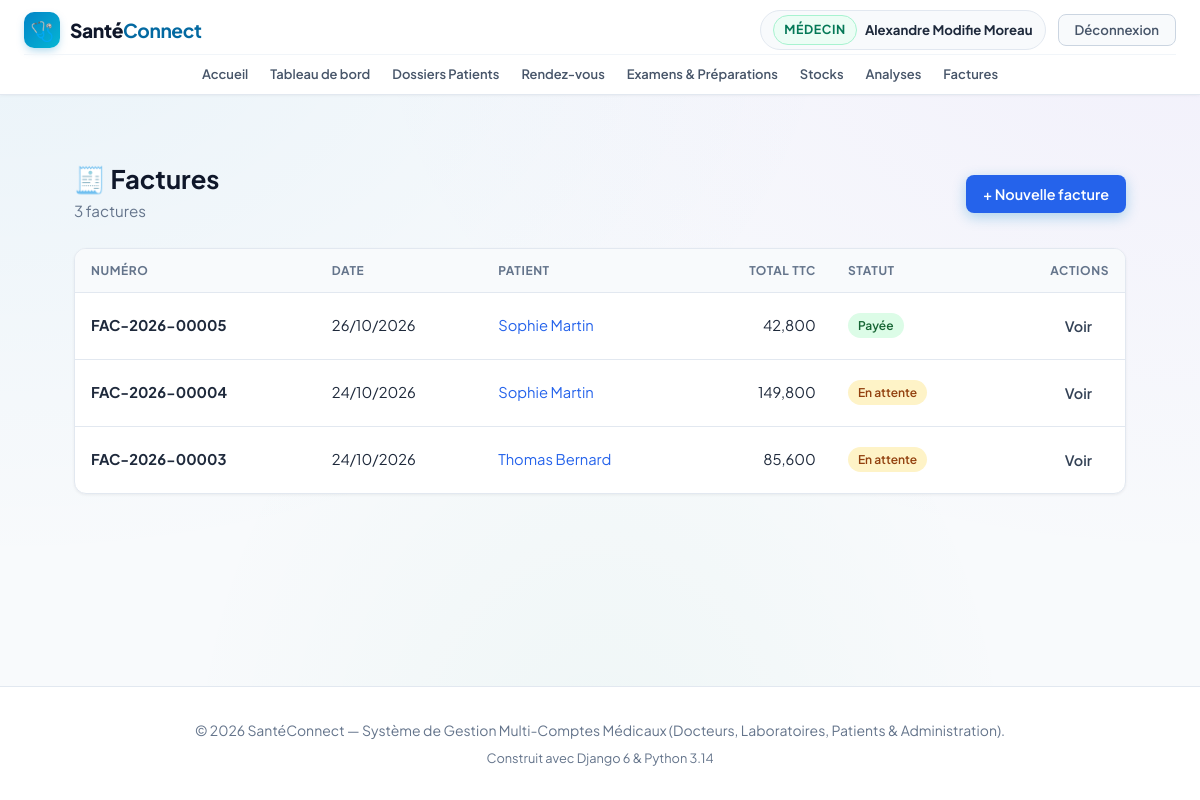
Page /billing/factures/ (signed in) on the earlier database version.
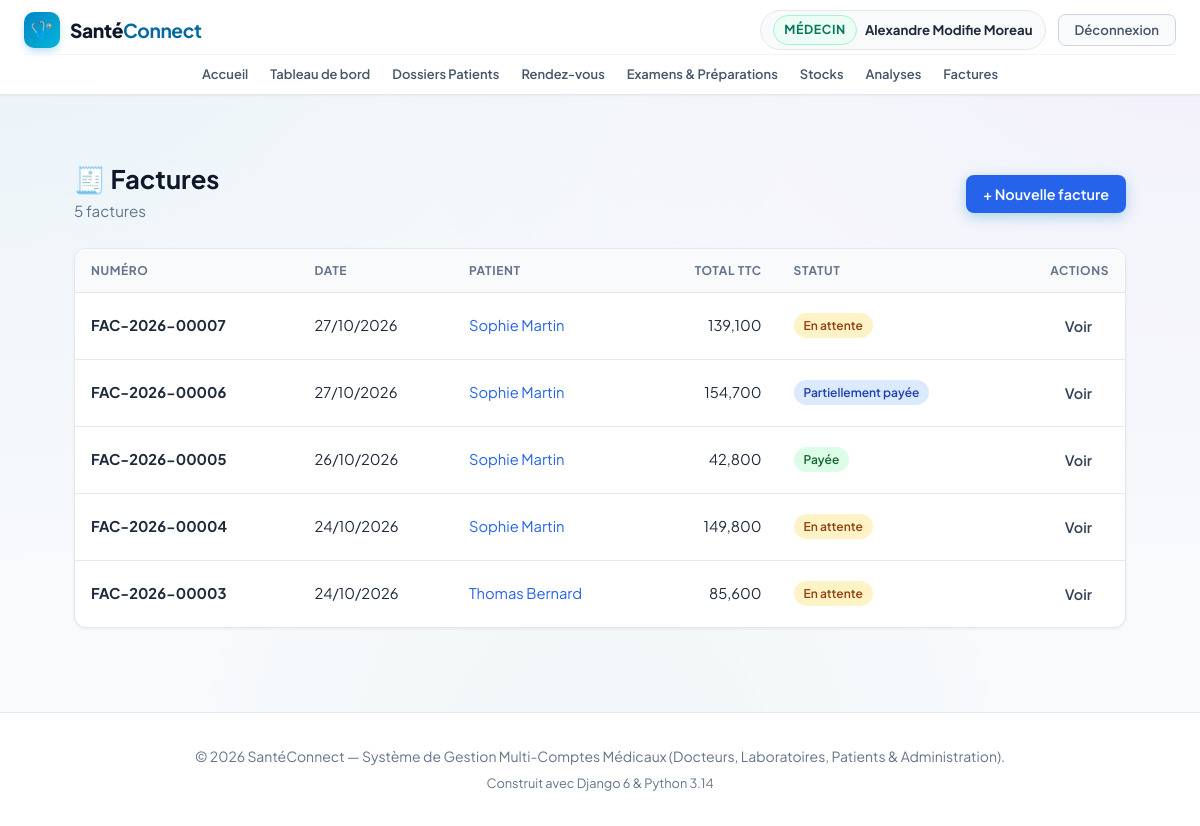
Same page on the later database version.
### billing/models.py (models this page shows, shortened)
class Facture(models.Model):
    class Statut(models.TextChoices):
        EN_ATTENTE = 'EN_ATTENTE', 'En attente'
        PARTIELLE = 'PARTIELLE', 'Partiellement payée'
        PAYEE = 'PAYEE', 'Payée'
        ANNULEE = 'ANNULEE', 'Annulée'
    numero = models.CharField("Numéro", max_length=20, unique=True, blank=True)
    patient = models.ForeignKey(settings.AUTH_USER_MODEL, on_delete=models.PROTECT,
                                related_name='factures_patient',
                                limit_choices_to={'role': 'PATIENT'})
    medecin = models.ForeignKey(settings.AUTH_USER_MODEL, on_delete=models.PROTECT,
                                related_name='factures_medecin', null=True, blank=True,
                                limit_choices_to={'role': 'DOCTEUR'})
    date_emission = models.DateField("Date d'émission", auto_now_add=True)
    statut = models.CharField("Statut", max_length=20,
                              choices=Statut.choices, default=Statut.EN_ATTENTE)
    remise = models.DecimalField("Remise", max_digits=12, decimal_places=3, default=0)
    tva = models.DecimalField("TVA (%)", max_digits=5, decimal_places=2, default=0)
    class Meta:
        ordering = ['-date_emission', '-id']
    @property
    def sous_total(self):
        return sum((l.total for l in self.lignes.all()), Decimal('0'))
    @property
    def total_ht(self):
        return max(self.sous_total - self.remise, Decimal('0'))
    @property
    def montant_tva(self):
        return (self.total_ht * self.tva / Decimal('100')).quantize(Decimal('0.001'))
    @property
    def total_ttc(self):
        return self.total_ht + self.montant_tva

class LigneFacture(models.Model):
    facture = models.ForeignKey(Facture, on_delete=models.CASCADE, related_name='lignes')
    tarif = models.ForeignKey(Tarif, on_delete=models.SET_NULL, null=True, blank=True)
    description = models.CharField("Description", max_length=200)
    reference = models.CharField("Référence", max_length=50, blank=True)
    quantite = models.PositiveIntegerField("Quantité", default=1)
    prix_unitaire = models.DecimalField("Prix unitaire", max_digits=12, decimal_places=3)
    @property
    def total(self):
        return self.quantite * self.prix_unitaire

### accounts/models.py (models this page shows, shortened)
class User(AbstractUser):
    class Role(models.TextChoices):
        ADMIN = 'ADMIN', 'Administrateur'
        DOCTEUR = 'DOCTEUR', 'Médecin'
        LABORATOIRE = 'LABORATOIRE', 'Laborantin'
        PATIENT = 'PATIENT', 'Patient'
    role = models.CharField(
        max_length=20,
        choices=Role.choices,
        default=Role.PATIENT,
        verbose_name="Rôle utilisateur"
    )
    phone = models.CharField(max_length=25, blank=True, null=True, verbose_name="Téléphone")
    address = models.CharField(max_length=255, blank=True, null=True, verbose_name="Adresse")
    city = models.CharField(max_length=100, blank=True, null=True, verbose_name="Ville")
    is_verified = models.BooleanField(
        default=False,
        verbose_name="Compte certifié / validé",
        help_text="Coché par l'administrateur pour valider l'activité d'un docteur ou laboratoire."
    )
    objects = CustomUserManager()
    class Meta:
        verbose_name = "Utilisateur"
        verbose_name_plural = "Tous les Utilisateurs"
    @property
    def is_doctor(self):
        return self.role == self.Role.DOCTEUR
    @property
    def is_laboratory(self):
        return self.role == self.Role.LABORATOIRE
    @property
    def is_patient(self):
        return self.role == self.Role.PATIENT
    @property
    def is_admin_user(self):
        return self.role == self.Role.ADMIN or self.is_superuser

### billing/views.py (the view)
# urls.py: path('factures/', views.facture_list, name='facture_list'),
@billing_access_required
def facture_list(request):
    factures = factures_visibles(request.user)
    return render(request, 'billing/facture_list.html', {'factures': factures})

### billing/permissions.py (called while the page is built)
def role_required(test):
    def decorator(view):
        @wraps(view)
        def wrapper(request, *args, **kwargs):
            if not request.user.is_authenticated:
                return redirect_to_login(request.get_full_path())
            if not test(request.user):
                raise PermissionDenied
            return view(request, *args, **kwargs)
        return wrapper
    return decorator

def _is_billing_staff(u):
    return u.is_admin_user or (u.is_doctor and u.is_verified)

def _can_see_billing(u):
    return _is_billing_staff(u) or u.is_patient

def factures_visibles(user):
    from .models import Facture
    qs = Facture.objects.select_related('patient', 'medecin')
    if user.is_admin_user:
        return qs
    if user.is_doctor and user.is_verified:
        return qs.filter(medecin=user)
    if user.is_patient:
        return qs.filter(patient=user)
    return qs.none()

### billing/templates/billing/facture_list.html (shortened to what this page needs)
{% extends 'base.html' %}
{% load static %}
{% block extra_css %}<link rel="stylesheet" href="{% static 'billing/billing.css' %}">{% endblock %}
{% block content %}
<div class="container billing-page">
    <div class="page-header">
        <div>
            <h1><span aria-hidden="true">🧾</span> Factures</h1>
            <p>{{ factures|length }} facture{{ factures|length|pluralize }}</p>
        </div>
        <div class="actions">
            {% if user.is_admin_user or user.is_doctor %}
            <a href="{% url 'facture_create' %}" class="btn btn-primary">+ Nouvelle facture</a>
            {% endif %}
        </div>
    </div>
    <div class="card">
        <div class="table-wrap">
            <table>
                <thead>
                    <tr>
                        <th scope="col">Numéro</th>
                        <th scope="col">Date</th>
                        <th scope="col">Patient</th>
                        <th scope="col" class="text-right">Total TTC</th>
                        <th scope="col">Statut</th>
                        <th scope="col" class="text-right">Actions</th>
                    </tr>
                </thead>
                <tbody>
                    {% for f in factures %}
                    <tr>
                        <td><strong>{{ f.numero }}</strong></td>
                        <td>{{ f.date_emission|date:"d/m/Y" }}</td>
                        <td>
                            {% if user.is_admin_user or user.is_doctor %}
                            <a href="{% url 'patient_historique' f.patient.pk %}">{{ f.patient.get_full_name|default:f.patient.username }}</a>
                            {% else %}
                            {{ f.patient.get_full_name|default:f.patient.username }}
                            {% endif %}
                        </td>
                        <td class="text-right">{{ f.total_ttc|floatformat:3 }}</td>
                        <td><span class="badge badge-{{ f.statut|lower }}">{{ f.get_statut_display }}</span></td>
                        <td>
                            <div class="actions">
                                <a href="{% url 'facture_detail' f.pk %}" class="btn btn-light btn-sm"
                                   aria-label="Voir la facture {{ f.numero }}">Voir</a>
                            </div>
                        </td>
                    </tr>
                    {% empty %}
                    <tr><td colspan="6" class="empty">Aucune facture pour le moment.</td></tr>
                    {% endfor %}
                </tbody>
            </table>
        </div>
    </div>
</div>
{% endblock %}

Differences in the rows shown:
added Facture: numero "FAC-2026-00007", date_emission "27/10/2026", patient.get_full_name "Sophie Martin", total_ttc "139,100", statut "En attente"
added Facture: numero "FAC-2026-00006", date_emission "27/10/2026", patient.get_full_name "Sophie Martin", total_ttc "154,700", statut "Partiellement payée"
Other differences:
{{ factures|length }}: "3" → "5"
